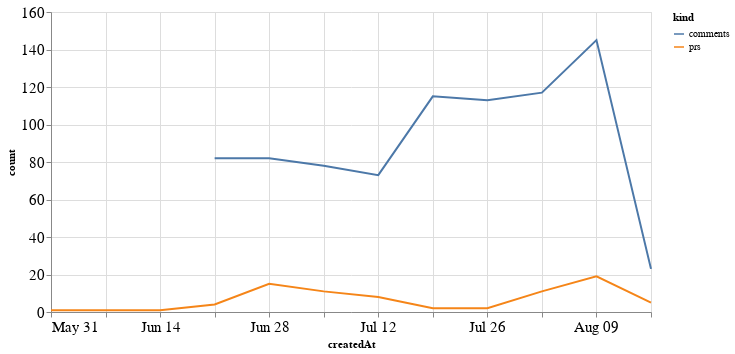

The notebook cell saved with this chart:
### Code cell
alt.Chart(total_time, width=600).mark_line().encode(
    x='createdAt',
    y='count',
    color='kind'
)

### Figure 1 — Vega-Lite specification as saved in the notebook (floating-point values rounded to 4 significant figures)
{"config": {"axisLeft": {"labelFontSize": 15}, "axisBottom": {"labelFontSize": 15}}, "data": {"name": "data-6a7adc216de16fa90211b68e2c6f5c2f"}, "mark": "line", "encoding": {"color": {"type": "nominal", "field": "kind"}, "x": {"type": "temporal", "field": "createdAt"}, "y": {"type": "quantitative", "field": "count"}}, "width": 600, "$schema": "https://vega.github.io/schema/vega-lite/v4.8.1.json", "datasets": {"data-6a7adc216de16fa90211b68e2c6f5c2f": [{"createdAt": "2020-05-31T00:00:00", "kind": "prs", "count": 1.0}, {"createdAt": "2020-06-07T00:00:00", "kind": "prs", "count": 1.0}, {"createdAt": "2020-06-14T00:00:00", "kind": "prs", "count": 1.0}, {"createdAt": "2020-06-21T00:00:00", "kind": "prs", "count": 4.0}, {"createdAt": "2020-06-28T00:00:00", "kind": "prs", "count": 15.0}, {"createdAt": "2020-07-05T00:00:00", "kind": "prs", "count": 11.0}, {"createdAt": "2020-07-12T00:00:00", "kind": "prs", "count": 8.0}, {"createdAt": "2020-07-19T00:00:00", "kind": "prs", "count": 2.0}, {"createdAt": "2020-07-26T00:00:00", "kind": "prs", "count": 2.0}, {"createdAt": "2020-08-02T00:00:00", "kind": "prs", "count": 11.0}, {"createdAt": "2020-08-09T00:00:00", "kind": "prs", "count": 19.0}, {"createdAt": "2020-08-16T00:00:00", "kind": "prs", "count": 5.0}, {"createdAt": "2020-05-31T00:00:00", "kind": "comments", "count": null}, {"createdAt": "2020-06-07T00:00:00", "kind": "comments", "count": null}, {"createdAt": "2020-06-14T00:00:00", "kind": "comments", "count": null}, {"createdAt": "2020-06-21T00:00:00", "kind": "comments", "count": 82.0}, {"createdAt": "2020-06-28T00:00:00", "kind": "comments", "count": 82.0}, {"createdAt": "2020-07-05T00:00:00", "kind": "comments", "count": 78.0}, {"createdAt": "2020-07-12T00:00:00", "kind": "comments", "count": 73.0}, {"createdAt": "2020-07-19T00:00:00", "kind": "comments", "count": 115.0}, {"createdAt": "2020-07-26T00:00:00", "kind": "comments", "count": 113.0}, {"createdAt": "2020-08-02T00:00:00", "kind": "comments", "count": 117.0}, {"createdAt": "2020-08-09T00:00:00", "kind": "comments", "count": 145.0}, {"createdAt": "2020-08-16T00:00:00", "kind": "comments", "count": 23.0}]}}
